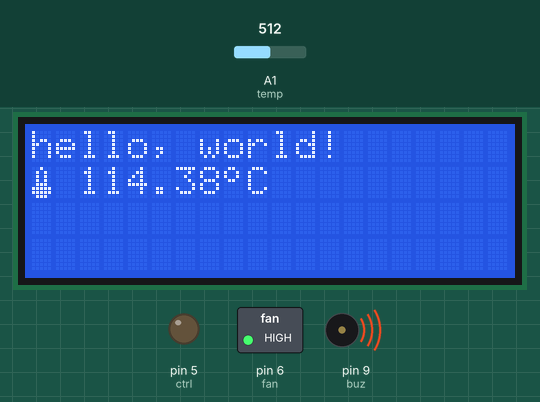
Simulated run of this sketch. Board: Arduino Uno, built with avr-gcc and run on an emulated ATmega328P. Shown: 20×4 character LCD, switched loads named in the sketch (green lamp = pin HIGH), output pins drawn as LEDs (lit = HIGH), buzzer (waves = sounding). The inputs (shaded band) are chosen by the test bench; at power-on: A1 (temp) = 512.

Above: at 1.2 s.
1.3 s: A1 (temp) set to 798
At 2.6 s:
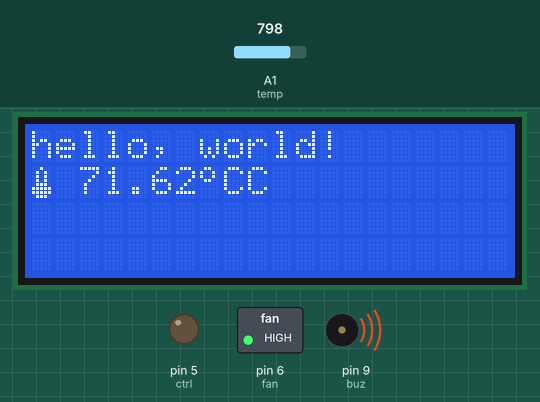
2.9 s: A1 (temp) set to 823
At 4.3 s:
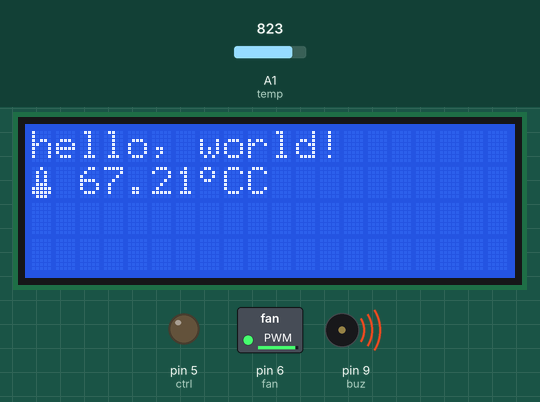
4.6 s: A1 (temp) set to 900
At 5.1 s:
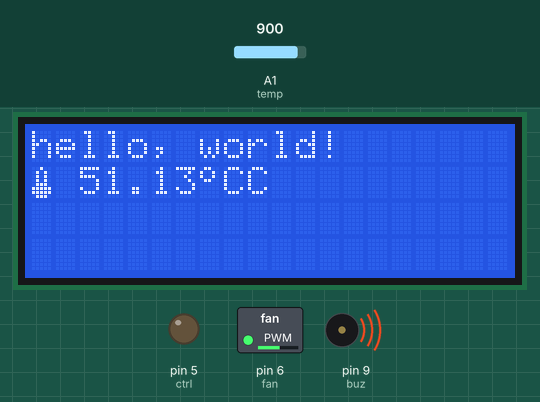
6.2 s: A1 (temp) set to 1023
At 6.9 s:
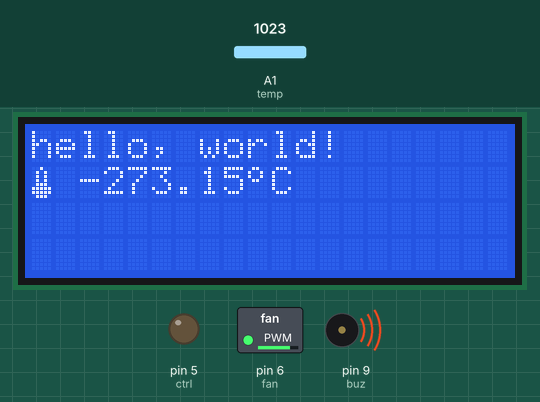
7.7 s: A1 (temp) set to 716
At 8.0 s:
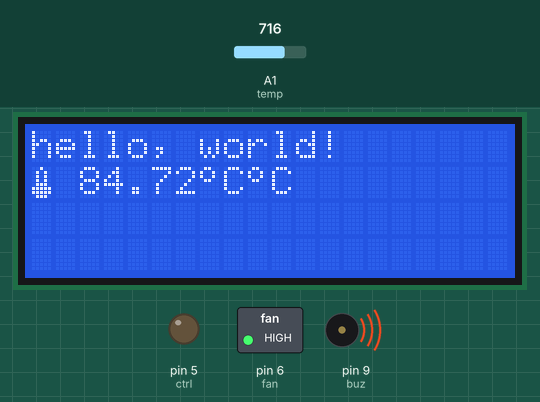
9.2 s: A1 (temp) set to 624
At 9.9 s:
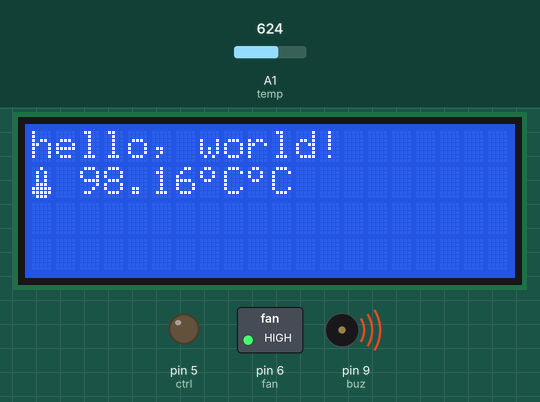
10.8 s: A1 (temp) set to 595
Timing chart, 0 to 13.4 s (numbered marks = the images above; inputs shaded):
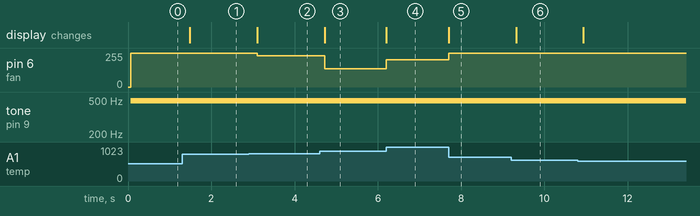

Measured:
- after the input at 1.3 s, the display: changes after 0.18 s (image 1)
- after the input at 2.9 s, pin 6 (fan): 255/255 → 236/255 after 0.20 s; the display: changes after 0.20 s (image 2)
- after the input at 4.6 s, pin 6 (fan): 236/255 → 138/255 after 0.12 s; the display: changes after 0.12 s (image 3)
- after the input at 6.2 s, pin 6 (fan): 138/255 → 203/255 at once; the display: changes at once (image 4)
- after the input at 7.7 s, pin 6 (fan): 203/255 → 255/255 at once; the display: changes at once (image 5)
- after the input at 9.2 s, the display: changes after 0.12 s (image 6)

The sketch:

test.ino
```cpp
#include <LiquidCrystal.h>
#define TEMPERATURENOMINAL 25
#define THERMISTORNOMINAL 100000
#define BCOEFFICIENT 3950
#define WARNTEMP 60
#define MAXTEMP 65

//lcd(rs, en, d4, d5, d6, d7);
LiquidCrystal lcd(13, 12, 11, 10, 8, 7);

uint8_t ctrl = 5;
uint8_t fan = 6;
uint8_t buz = 9;
uint8_t Vsense = A0;
uint8_t temp = A1;

byte degreeChar[] = {
  B01100,
  B10010,
  B10010,
  B01100,
  B00000,
  B00000,
  B00000,
  B00000
};
byte tempChar[] = {
  B00100,
  B01010,
  B01010,
  B01010,
  B01110,
  B11111,
  B11111,
  B01110
};

void setup()
{
  pinMode(ctrl, OUTPUT);
  pinMode(fan, OUTPUT);
  pinMode(buz, OUTPUT);
  pinMode(Vsense, INPUT);
  pinMode(temp, INPUT);

  lcd.begin(20, 4);
  lcd.print("hello, world!");
  lcd.createChar(1, degreeChar);
  lcd.createChar(2, tempChar);
}

void  beep(unsigned char delayms)
{
    //tone(buzzer, 440, delayms);
    analogWrite(buz, 1);
    delay(delayms);
    analogWrite(buz, 0);
    delay(delayms);
}

void loop() {
   float reading;
  reading = analogRead(temp);

  reading = (1023 / reading)  - 1;     // (1023/ADC - 1)
  reading = 4700 / reading;  // 10K / (1023/ADC - 1)

  lcd.setCursor(0, 1);
  //lcd.print(millis() / 1000);

  lcd.write(2);
  //lcd.print(reading);

  float steinhart;
  steinhart = reading / THERMISTORNOMINAL;     // (R/Ro)
  steinhart = log(steinhart);                  // ln(R/Ro)
  steinhart /= BCOEFFICIENT;                   // 1/B * ln(R/Ro)
  steinhart += 1.0 / (TEMPERATURENOMINAL + 273.15); // + (1/To)
  steinhart = 1.0 / steinhart;                 // Invert
  steinhart -= 273.15;                         // convert to C
  lcd.print(" ");
  lcd.print(steinhart);
  lcd.write(1);
  lcd.print("C");
  int val = 0;
  if(steinhart < 70)
    val = map(steinhart, 30, 70, 10, 255);
  else
    val = 255;
  analogWrite(fan, val);


  if (steinhart >= MAXTEMP)
  {
    beep(100);
  }
  else if (steinhart >= WARNTEMP)
  {
    beep(440);
  }
}
```
